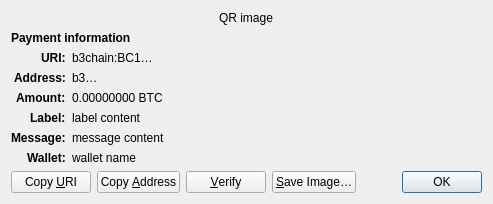
<?xml version="1.0" encoding="UTF-8"?>
<ui version="4.0">
 <class>ReceiveRequestDialog</class>
 <widget class="QDialog" name="ReceiveRequestDialog">
  <property name="geometry">
   <rect>
    <x>0</x>
    <y>0</y>
    <width>413</width>
    <height>229</height>
   </rect>
  </property>
  <property name="windowTitle">
   <string>Request payment to …</string>
  </property>
  <layout class="QGridLayout" name="gridLayout" columnstretch="0,1">
   <property name="sizeConstraint">
    <enum>QLayout::SetFixedSize</enum>
   </property>
   <item row="0" column="0" colspan="2" alignment="Qt::AlignHCenter">
    <widget class="QRImageWidget" name="qr_code">
     <property name="text">
      <string notr="true">QR image</string>
     </property>
     <property name="textInteractionFlags">
      <set>Qt::NoTextInteraction</set>
     </property>
    </widget>
   </item>
   <item row="1" column="0" colspan="2">
    <widget class="QLabel" name="payment_header">
     <property name="font">
      <font>
       <weight>75</weight>
       <bold>true</bold>
      </font>
     </property>
     <property name="text">
      <string>Payment information</string>
     </property>
     <property name="textInteractionFlags">
      <set>Qt::NoTextInteraction</set>
     </property>
    </widget>
   </item>
   <item row="2" column="0" alignment="Qt::AlignRight|Qt::AlignTop">
    <widget class="QLabel" name="uri_tag">
     <property name="font">
      <font>
       <weight>75</weight>
       <bold>true</bold>
      </font>
     </property>
     <property name="text">
      <string notr="true">URI:</string>
     </property>
     <property name="textFormat">
      <enum>Qt::PlainText</enum>
     </property>
     <property name="textInteractionFlags">
      <set>Qt::NoTextInteraction</set>
     </property>
    </widget>
   </item>
   <item row="2" column="1" alignment="Qt::AlignTop">
    <widget class="QLabel" name="uri_content">
     <property name="text">
      <string notr="true">b3chain:BC1…</string>
     </property>
     <property name="textFormat">
      <enum>Qt::RichText</enum>
     </property>
     <property name="wordWrap">
      <bool>true</bool>
     </property>
     <property name="textInteractionFlags">
      <set>Qt::TextSelectableByMouse</set>
     </property>
    </widget>
   </item>
   <item row="3" column="0" alignment="Qt::AlignRight|Qt::AlignTop">
    <widget class="QLabel" name="address_tag">
     <property name="font">
      <font>
       <weight>75</weight>
       <bold>true</bold>
      </font>
     </property>
     <property name="text">
      <string>Address:</string>
     </property>
     <property name="textInteractionFlags">
      <set>Qt::NoTextInteraction</set>
     </property>
    </widget>
   </item>
   <item row="3" column="1" alignment="Qt::AlignTop">
    <widget class="QLabel" name="address_content">
     <property name="text">
      <string notr="true">b3…</string>
     </property>
     <property name="textFormat">
      <enum>Qt::PlainText</enum>
     </property>
     <property name="textInteractionFlags">
      <set>Qt::TextSelectableByMouse</set>
     </property>
    </widget>
   </item>
   <item row="4" column="0" alignment="Qt::AlignRight|Qt::AlignTop">
    <widget class="QLabel" name="amount_tag">
     <property name="font">
      <font>
       <weight>75</weight>
       <bold>true</bold>
      </font>
     </property>
     <property name="text">
      <string>Amount:</string>
     </property>
     <property name="textInteractionFlags">
      <set>Qt::NoTextInteraction</set>
     </property>
    </widget>
   </item>
   <item row="4" column="1" alignment="Qt::AlignTop">
    <widget class="QLabel" name="amount_content">
     <property name="text">
      <string notr="true">0.00000000 BTC</string>
     </property>
     <property name="textFormat">
      <enum>Qt::PlainText</enum>
     </property>
     <property name="textInteractionFlags">
      <set>Qt::TextSelectableByMouse</set>
     </property>
    </widget>
   </item>
   <item row="5" column="0" alignment="Qt::AlignRight|Qt::AlignTop">
    <widget class="QLabel" name="label_tag">
     <property name="font">
      <font>
       <weight>75</weight>
       <bold>true</bold>
      </font>
     </property>
     <property name="text">
      <string>Label:</string>
     </property>
     <property name="textInteractionFlags">
      <set>Qt::NoTextInteraction</set>
     </property>
    </widget>
   </item>
   <item row="5" column="1" alignment="Qt::AlignTop">
    <widget class="QLabel" name="label_content">
     <property name="text">
      <string notr="true">label content</string>
     </property>
     <property name="textFormat">
      <enum>Qt::PlainText</enum>
     </property>
     <property name="wordWrap">
      <bool>true</bool>
     </property>
     <property name="textInteractionFlags">
      <set>Qt::TextSelectableByMouse</set>
     </property>
    </widget>
   </item>
   <item row="6" column="0" alignment="Qt::AlignRight|Qt::AlignTop">
    <widget class="QLabel" name="message_tag">
     <property name="font">
      <font>
       <weight>75</weight>
       <bold>true</bold>
      </font>
     </property>
     <property name="text">
      <string>Message:</string>
     </property>
     <property name="textInteractionFlags">
      <set>Qt::NoTextInteraction</set>
     </property>
    </widget>
   </item>
   <item row="6" column="1" alignment="Qt::AlignTop">
    <widget class="QLabel" name="message_content">
     <property name="text">
      <string notr="true">message content</string>
     </property>
     <property name="textFormat">
      <enum>Qt::PlainText</enum>
     </property>
     <property name="wordWrap">
      <bool>true</bool>
     </property>
     <property name="textInteractionFlags">
      <set>Qt::TextSelectableByMouse</set>
     </property>
    </widget>
   </item>
   <item row="7" column="0" alignment="Qt::AlignRight|Qt::AlignTop">
    <widget class="QLabel" name="wallet_tag">
     <property name="font">
      <font>
       <weight>75</weight>
       <bold>true</bold>
      </font>
     </property>
     <property name="text">
      <string>Wallet:</string>
     </property>
     <property name="textInteractionFlags">
      <set>Qt::NoTextInteraction</set>
     </property>
    </widget>
   </item>
   <item row="7" column="1" alignment="Qt::AlignTop">
    <widget class="QLabel" name="wallet_content">
     <property name="text">
      <string notr="true">wallet name</string>
     </property>
     <property name="textFormat">
      <enum>Qt::PlainText</enum>
     </property>
     <property name="wordWrap">
      <bool>true</bool>
     </property>
     <property name="textInteractionFlags">
      <set>Qt::TextSelectableByMouse</set>
     </property>
    </widget>
   </item>
   <item row="8" column="0" colspan="2">
    <layout class="QHBoxLayout" name="horizontalLayout">
     <item>
      <widget class="QPushButton" name="btnCopyURI">
       <property name="text">
        <string>Copy &amp;URI</string>
       </property>
       <property name="autoDefault">
        <bool>false</bool>
       </property>
      </widget>
     </item>
     <item>
      <widget class="QPushButton" name="btnCopyAddress">
       <property name="text">
        <string>Copy &amp;Address</string>
       </property>
       <property name="autoDefault">
        <bool>false</bool>
       </property>
      </widget>
     </item>
     <item>
      <widget class="QPushButton" name="btnVerify">
       <property name="text">
        <string>&amp;Verify</string>
       </property>
       <property name="toolTip">
        <string>Verify this address on e.g. a hardware wallet screen</string>
       </property>
       <property name="autoDefault">
        <bool>false</bool>
       </property>
      </widget>
     </item>
     <item>
      <widget class="QPushButton" name="btnSaveAs">
       <property name="text">
        <string>&amp;Save Image…</string>
       </property>
       <property name="autoDefault">
        <bool>false</bool>
       </property>
      </widget>
     </item>
     <item>
      <spacer name="horizontalSpacer_2">
       <property name="orientation">
        <enum>Qt::Horizontal</enum>
       </property>
       <property name="sizeHint" stdset="0">
        <size>
         <width>40</width>
         <height>20</height>
        </size>
       </property>
      </spacer>
     </item>
     <item>
      <widget class="QDialogButtonBox" name="buttonBox">
       <property name="focusPolicy">
        <enum>Qt::StrongFocus</enum>
       </property>
       <property name="standardButtons">
        <set>QDialogButtonBox::Ok</set>
       </property>
      </widget>
     </item>
    </layout>
   </item>
  </layout>
 </widget>
 <customwidgets>
  <customwidget>
   <class>QRImageWidget</class>
   <extends>QLabel</extends>
   <header>qt/qrimagewidget.h</header>
  </customwidget>
 </customwidgets>
 <tabstops>
  <tabstop>buttonBox</tabstop>
  <tabstop>btnCopyURI</tabstop>
  <tabstop>btnCopyAddress</tabstop>
  <tabstop>btnSaveAs</tabstop>
 </tabstops>
 <resources/>
 <connections>
  <connection>
   <sender>buttonBox</sender>
   <signal>accepted()</signal>
   <receiver>ReceiveRequestDialog</receiver>
   <slot>accept()</slot>
   <hints>
    <hint type="sourcelabel">
     <x>135</x>
     <y>230</y>
    </hint>
    <hint type="destinationlabel">
     <x>135</x>
     <y>126</y>
    </hint>
   </hints>
  </connection>
 </connections>
</ui>
